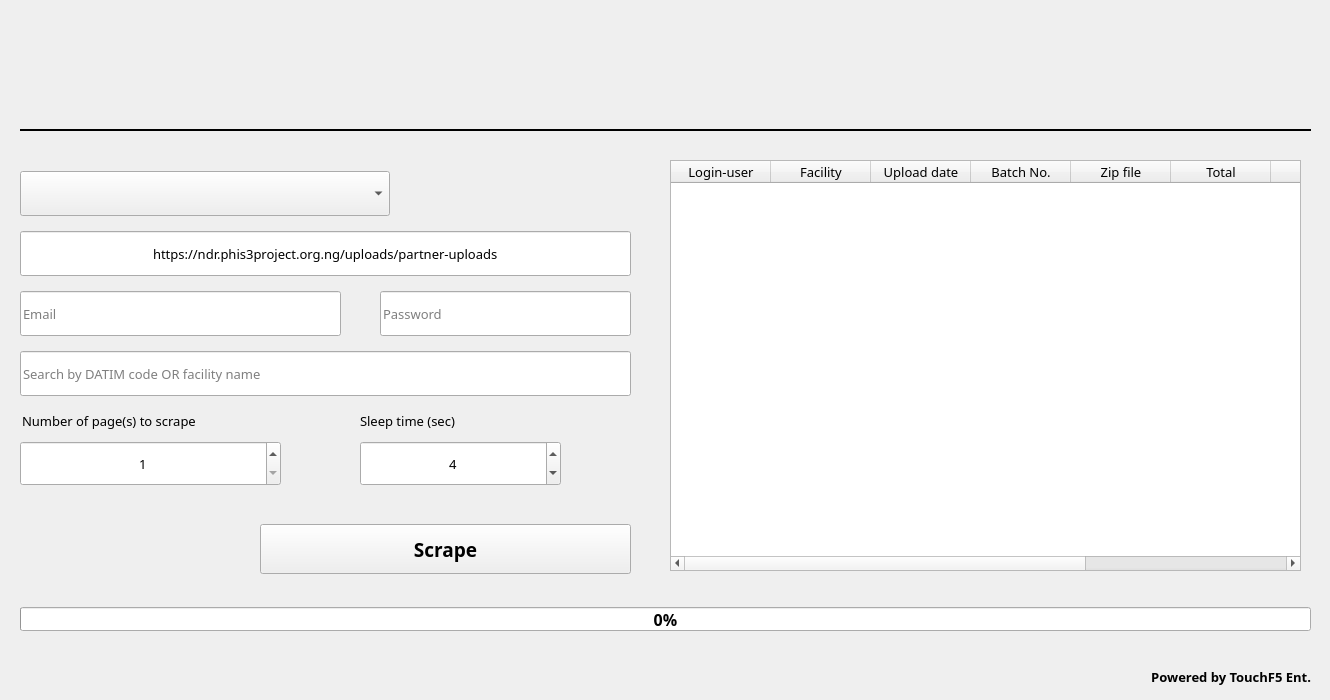
<?xml version="1.0" encoding="UTF-8"?>
<ui version="4.0">
 <class>UploadScrapper</class>
 <widget class="QMainWindow" name="UploadScrapper">
  <property name="geometry">
   <rect>
    <x>0</x>
    <y>0</y>
    <width>1330</width>
    <height>700</height>
   </rect>
  </property>
  <property name="minimumSize">
   <size>
    <width>1330</width>
    <height>700</height>
   </size>
  </property>
  <property name="maximumSize">
   <size>
    <width>1330</width>
    <height>700</height>
   </size>
  </property>
  <property name="font">
   <font>
    <family>VictorMono Nerd Font Mono</family>
    <pointsize>10</pointsize>
   </font>
  </property>
  <property name="windowTitle">
   <string>Upload page scrapper</string>
  </property>
  <property name="windowIcon">
   <iconset>
    <normaloff>../asset/ndr_logo.png</normaloff>../asset/ndr_logo.png</iconset>
  </property>
  <widget class="QWidget" name="centralwidget">
   <widget class="QPushButton" name="btn_scrape">
    <property name="geometry">
     <rect>
      <x>260</x>
      <y>524</y>
      <width>371</width>
      <height>50</height>
     </rect>
    </property>
    <property name="font">
     <font>
      <family>VictorMono Nerd Font</family>
      <pointsize>14</pointsize>
      <bold>true</bold>
     </font>
    </property>
    <property name="text">
     <string>Scrape</string>
    </property>
   </widget>
   <widget class="QComboBox" name="cbo_webdriver">
    <property name="geometry">
     <rect>
      <x>20</x>
      <y>171</y>
      <width>370</width>
      <height>45</height>
     </rect>
    </property>
    <property name="font">
     <font>
      <family>VictorMono Nerd Font Mono</family>
      <pointsize>10</pointsize>
     </font>
    </property>
    <property name="currentIndex">
     <number>-1</number>
    </property>
    <property name="placeholderText">
     <string>Select a web driver</string>
    </property>
   </widget>
   <widget class="QSpinBox" name="spb_number_of_page_scrape">
    <property name="geometry">
     <rect>
      <x>20</x>
      <y>441</y>
      <width>261</width>
      <height>45</height>
     </rect>
    </property>
    <property name="font">
     <font>
      <family>VictorMono Nerd Font Mono</family>
      <pointsize>10</pointsize>
     </font>
    </property>
    <property name="toolTip">
     <string/>
    </property>
    <property name="toolTipDuration">
     <number>-1</number>
    </property>
    <property name="alignment">
     <set>Qt::AlignCenter</set>
    </property>
    <property name="minimum">
     <number>1</number>
    </property>
    <property name="maximum">
     <number>10000</number>
    </property>
    <property name="value">
     <number>1</number>
    </property>
   </widget>
   <widget class="QLabel" name="label">
    <property name="geometry">
     <rect>
      <x>22</x>
      <y>411</y>
      <width>251</width>
      <height>20</height>
     </rect>
    </property>
    <property name="font">
     <font>
      <family>VictorMono Nerd Font Mono</family>
      <pointsize>10</pointsize>
     </font>
    </property>
    <property name="text">
     <string>Number of page(s) to scrape</string>
    </property>
   </widget>
   <widget class="QSpinBox" name="spb_sleep_time">
    <property name="geometry">
     <rect>
      <x>360</x>
      <y>441</y>
      <width>201</width>
      <height>45</height>
     </rect>
    </property>
    <property name="font">
     <font>
      <family>VictorMono Nerd Font Mono</family>
      <pointsize>10</pointsize>
     </font>
    </property>
    <property name="alignment">
     <set>Qt::AlignCenter</set>
    </property>
    <property name="minimum">
     <number>1</number>
    </property>
    <property name="maximum">
     <number>10000</number>
    </property>
    <property name="value">
     <number>4</number>
    </property>
   </widget>
   <widget class="QLabel" name="label_2">
    <property name="geometry">
     <rect>
      <x>360</x>
      <y>411</y>
      <width>201</width>
      <height>20</height>
     </rect>
    </property>
    <property name="font">
     <font>
      <family>VictorMono Nerd Font Mono</family>
      <pointsize>10</pointsize>
     </font>
    </property>
    <property name="text">
     <string>Sleep time (sec)</string>
    </property>
   </widget>
   <widget class="QLineEdit" name="txt_url">
    <property name="geometry">
     <rect>
      <x>20</x>
      <y>231</y>
      <width>611</width>
      <height>45</height>
     </rect>
    </property>
    <property name="font">
     <font>
      <family>VictorMono Nerd Font Mono</family>
      <pointsize>10</pointsize>
     </font>
    </property>
    <property name="text">
     <string>https://ndr.phis3project.org.ng/uploads/partner-uploads</string>
    </property>
    <property name="frame">
     <bool>true</bool>
    </property>
    <property name="alignment">
     <set>Qt::AlignCenter</set>
    </property>
    <property name="readOnly">
     <bool>true</bool>
    </property>
    <property name="placeholderText">
     <string>URL</string>
    </property>
    <property name="clearButtonEnabled">
     <bool>false</bool>
    </property>
   </widget>
   <widget class="QLineEdit" name="txt_email">
    <property name="geometry">
     <rect>
      <x>20</x>
      <y>291</y>
      <width>321</width>
      <height>45</height>
     </rect>
    </property>
    <property name="font">
     <font>
      <family>VictorMono Nerd Font Mono</family>
      <pointsize>10</pointsize>
     </font>
    </property>
    <property name="inputMask">
     <string/>
    </property>
    <property name="text">
     <string/>
    </property>
    <property name="placeholderText">
     <string>Email</string>
    </property>
    <property name="clearButtonEnabled">
     <bool>true</bool>
    </property>
   </widget>
   <widget class="QLineEdit" name="txt_password">
    <property name="geometry">
     <rect>
      <x>380</x>
      <y>291</y>
      <width>251</width>
      <height>45</height>
     </rect>
    </property>
    <property name="font">
     <font>
      <family>VictorMono Nerd Font Mono</family>
      <pointsize>10</pointsize>
     </font>
    </property>
    <property name="text">
     <string/>
    </property>
    <property name="echoMode">
     <enum>QLineEdit::Password</enum>
    </property>
    <property name="placeholderText">
     <string>Password</string>
    </property>
    <property name="clearButtonEnabled">
     <bool>true</bool>
    </property>
   </widget>
   <widget class="QLabel" name="lbl_ndr_header">
    <property name="geometry">
     <rect>
      <x>500</x>
      <y>20</y>
      <width>331</width>
      <height>101</height>
     </rect>
    </property>
    <property name="autoFillBackground">
     <bool>true</bool>
    </property>
    <property name="text">
     <string/>
    </property>
    <property name="pixmap">
     <pixmap>../asset/ndr-banner.png</pixmap>
    </property>
    <property name="scaledContents">
     <bool>true</bool>
    </property>
    <property name="alignment">
     <set>Qt::AlignCenter</set>
    </property>
   </widget>
   <widget class="QLineEdit" name="txt_search">
    <property name="geometry">
     <rect>
      <x>20</x>
      <y>351</y>
      <width>611</width>
      <height>45</height>
     </rect>
    </property>
    <property name="font">
     <font>
      <family>VictorMono Nerd Font Mono</family>
      <pointsize>10</pointsize>
     </font>
    </property>
    <property name="inputMask">
     <string/>
    </property>
    <property name="text">
     <string/>
    </property>
    <property name="placeholderText">
     <string>Search by DATIM code OR facility name</string>
    </property>
    <property name="clearButtonEnabled">
     <bool>true</bool>
    </property>
   </widget>
   <widget class="Line" name="header_line">
    <property name="geometry">
     <rect>
      <x>20</x>
      <y>120</y>
      <width>1291</width>
      <height>20</height>
     </rect>
    </property>
    <property name="styleSheet">
     <string notr="true"/>
    </property>
    <property name="frameShadow">
     <enum>QFrame::Plain</enum>
    </property>
    <property name="lineWidth">
     <number>2</number>
    </property>
    <property name="orientation">
     <enum>Qt::Horizontal</enum>
    </property>
   </widget>
   <widget class="QLabel" name="lbl_poweredby">
    <property name="geometry">
     <rect>
      <x>1100</x>
      <y>657</y>
      <width>211</width>
      <height>40</height>
     </rect>
    </property>
    <property name="font">
     <font>
      <family>VictorMono Nerd Font Mono</family>
      <pointsize>10</pointsize>
      <bold>true</bold>
     </font>
    </property>
    <property name="layoutDirection">
     <enum>Qt::RightToLeft</enum>
    </property>
    <property name="text">
     <string>Powered by TouchF5 Ent.</string>
    </property>
    <property name="alignment">
     <set>Qt::AlignRight|Qt::AlignTrailing|Qt::AlignVCenter</set>
    </property>
    <property name="openExternalLinks">
     <bool>false</bool>
    </property>
   </widget>
   <widget class="QProgressBar" name="pgb_processing">
    <property name="enabled">
     <bool>true</bool>
    </property>
    <property name="geometry">
     <rect>
      <x>20</x>
      <y>607</y>
      <width>1291</width>
      <height>24</height>
     </rect>
    </property>
    <property name="font">
     <font>
      <family>VictorMono Nerd Font Mono</family>
      <pointsize>12</pointsize>
      <bold>true</bold>
     </font>
    </property>
    <property name="value">
     <number>0</number>
    </property>
    <property name="textVisible">
     <bool>true</bool>
    </property>
    <property name="invertedAppearance">
     <bool>false</bool>
    </property>
   </widget>
   <widget class="QLabel" name="lbl_search">
    <property name="geometry">
     <rect>
      <x>590</x>
      <y>360</y>
      <width>30</width>
      <height>30</height>
     </rect>
    </property>
    <property name="text">
     <string/>
    </property>
    <property name="pixmap">
     <pixmap>../asset/search.png</pixmap>
    </property>
    <property name="scaledContents">
     <bool>true</bool>
    </property>
    <property name="alignment">
     <set>Qt::AlignCenter</set>
    </property>
    <property name="wordWrap">
     <bool>false</bool>
    </property>
   </widget>
   <widget class="QTableWidget" name="tbw_processed">
    <property name="geometry">
     <rect>
      <x>670</x>
      <y>160</y>
      <width>631</width>
      <height>411</height>
     </rect>
    </property>
    <property name="sizeAdjustPolicy">
     <enum>QAbstractScrollArea::AdjustIgnored</enum>
    </property>
    <property name="alternatingRowColors">
     <bool>false</bool>
    </property>
    <attribute name="horizontalHeaderMinimumSectionSize">
     <number>48</number>
    </attribute>
    <attribute name="verticalHeaderMinimumSectionSize">
     <number>31</number>
    </attribute>
    <attribute name="verticalHeaderDefaultSectionSize">
     <number>37</number>
    </attribute>
    <column>
     <property name="text">
      <string>Login-user</string>
     </property>
     <property name="font">
      <font>
       <family>VictorMono Nerd Font Mono</family>
       <pointsize>10</pointsize>
      </font>
     </property>
    </column>
    <column>
     <property name="text">
      <string>Facility</string>
     </property>
     <property name="font">
      <font>
       <family>VictorMono Nerd Font Mono</family>
       <pointsize>10</pointsize>
      </font>
     </property>
    </column>
    <column>
     <property name="text">
      <string>Upload date</string>
     </property>
     <property name="font">
      <font>
       <family>VictorMono Nerd Font Mono</family>
       <pointsize>10</pointsize>
      </font>
     </property>
    </column>
    <column>
     <property name="text">
      <string>Batch No.</string>
     </property>
     <property name="font">
      <font>
       <family>VictorMono Nerd Font Mono</family>
       <pointsize>10</pointsize>
      </font>
     </property>
    </column>
    <column>
     <property name="text">
      <string>Zip file</string>
     </property>
     <property name="font">
      <font>
       <family>VictorMono Nerd Font Mono</family>
       <pointsize>10</pointsize>
      </font>
     </property>
    </column>
    <column>
     <property name="text">
      <string>Total</string>
     </property>
    </column>
    <column>
     <property name="text">
      <string>Fails</string>
     </property>
    </column>
    <column>
     <property name="text">
      <string>Passes</string>
     </property>
    </column>
    <column>
     <property name="text">
      <string>Pending</string>
     </property>
    </column>
   </widget>
  </widget>
 </widget>
 <tabstops>
  <tabstop>cbo_webdriver</tabstop>
  <tabstop>txt_url</tabstop>
  <tabstop>txt_email</tabstop>
  <tabstop>txt_password</tabstop>
  <tabstop>txt_search</tabstop>
  <tabstop>spb_number_of_page_scrape</tabstop>
  <tabstop>spb_sleep_time</tabstop>
  <tabstop>btn_scrape</tabstop>
 </tabstops>
 <resources/>
 <connections/>
</ui>
